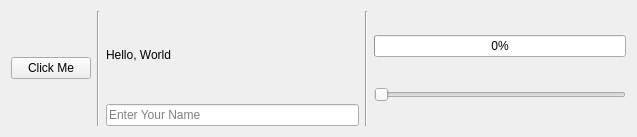
<?xml version="1.0" encoding="UTF-8"?>
<ui version="4.0">
 <class>Form</class>
 <widget class="QWidget" name="Form">
  <property name="geometry">
   <rect>
    <x>0</x>
    <y>0</y>
    <width>637</width>
    <height>137</height>
   </rect>
  </property>
  <property name="windowTitle">
   <string>Signals &amp; Slots</string>
  </property>
  <layout class="QHBoxLayout" name="horizontalLayout">
   <item>
    <widget class="QPushButton" name="click_me_button">
     <property name="text">
      <string>Click Me</string>
     </property>
    </widget>
   </item>
   <item>
    <widget class="Line" name="line">
     <property name="orientation">
      <enum>Qt::Vertical</enum>
     </property>
    </widget>
   </item>
   <item>
    <layout class="QVBoxLayout" name="verticalLayout">
     <item>
      <widget class="QLabel" name="hello_label">
       <property name="text">
        <string>Hello, World</string>
       </property>
      </widget>
     </item>
     <item>
      <widget class="QLineEdit" name="hello_line_edit">
       <property name="placeholderText">
        <string>Enter Your Name</string>
       </property>
      </widget>
     </item>
    </layout>
   </item>
   <item>
    <widget class="Line" name="line_2">
     <property name="orientation">
      <enum>Qt::Vertical</enum>
     </property>
    </widget>
   </item>
   <item>
    <layout class="QVBoxLayout" name="verticalLayout_2">
     <item>
      <widget class="QProgressBar" name="progress_bar">
       <property name="value">
        <number>0</number>
       </property>
      </widget>
     </item>
     <item>
      <widget class="QSlider" name="progress_slider">
       <property name="maximum">
        <number>100</number>
       </property>
       <property name="orientation">
        <enum>Qt::Horizontal</enum>
       </property>
      </widget>
     </item>
    </layout>
   </item>
  </layout>
 </widget>
 <resources/>
 <connections/>
</ui>
